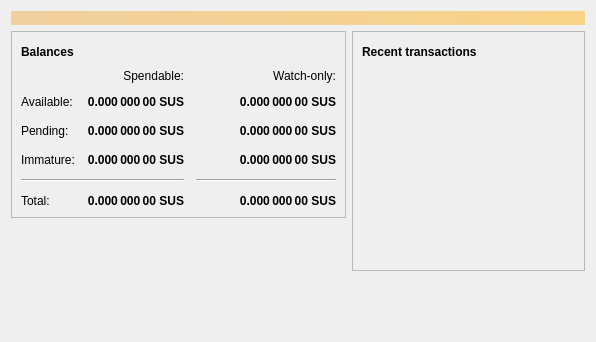
<?xml version="1.0" encoding="UTF-8"?>
<ui version="4.0">
 <class>OverviewPage</class>
 <widget class="QWidget" name="OverviewPage">
  <property name="geometry">
   <rect>
    <x>0</x>
    <y>0</y>
    <width>596</width>
    <height>342</height>
   </rect>
  </property>
  <property name="windowTitle">
   <string>Form</string>
  </property>
  <layout class="QVBoxLayout" name="topLayout">
   <item>
    <widget class="QLabel" name="labelAlerts">
     <property name="visible">
      <bool>false</bool>
     </property>
     <property name="styleSheet">
      <string notr="true">QLabel { background-color: qlineargradient(x1: 0, y1: 0, x2: 1, y2: 0, stop:0 #F0D0A0, stop:1 #F8D488); color:#000000; }</string>
     </property>
     <property name="wordWrap">
      <bool>true</bool>
     </property>
     <property name="margin">
      <number>3</number>
     </property>
     <property name="textInteractionFlags">
      <set>Qt::TextSelectableByMouse</set>
     </property>
    </widget>
   </item>
   <item>
    <layout class="QHBoxLayout" name="horizontalLayout" stretch="1,1">
     <item>
      <layout class="QVBoxLayout" name="verticalLayout_2">
       <item>
        <widget class="QFrame" name="frame">
         <property name="frameShape">
          <enum>QFrame::StyledPanel</enum>
         </property>
         <property name="frameShadow">
          <enum>QFrame::Raised</enum>
         </property>
         <layout class="QVBoxLayout" name="verticalLayout_4">
          <item>
           <layout class="QHBoxLayout" name="horizontalLayout_4">
            <item>
             <widget class="QLabel" name="label_5">
              <property name="font">
               <font>
                <weight>75</weight>
                <bold>true</bold>
               </font>
              </property>
              <property name="text">
               <string>Balances</string>
              </property>
             </widget>
            </item>
            <item>
             <widget class="QPushButton" name="labelWalletStatus">
              <property name="enabled">
               <bool>true</bool>
              </property>
              <property name="maximumSize">
               <size>
                <width>30</width>
                <height>16777215</height>
               </size>
              </property>
              <property name="toolTip">
               <string>The displayed information may be out of date. Your wallet automatically synchronizes with the Suscoin network after a connection is established, but this process has not completed yet.</string>
              </property>
              <property name="text">
               <string/>
              </property>
              <property name="icon">
               <iconset resource="../bitcoin.qrc">
                <normaloff>:/icons/warning</normaloff>
                <disabledoff>:/icons/warning</disabledoff>:/icons/warning</iconset>
              </property>
              <property name="iconSize">
               <size>
                <width>24</width>
                <height>24</height>
               </size>
              </property>
              <property name="flat">
               <bool>true</bool>
              </property>
             </widget>
            </item>
            <item>
             <spacer name="horizontalSpacer_3">
              <property name="orientation">
               <enum>Qt::Horizontal</enum>
              </property>
              <property name="sizeHint" stdset="0">
               <size>
                <width>40</width>
                <height>20</height>
               </size>
              </property>
             </spacer>
            </item>
           </layout>
          </item>
          <item>
           <layout class="QGridLayout" name="gridLayout">
            <property name="spacing">
             <number>12</number>
            </property>
            <item row="2" column="2">
             <widget class="QLabel" name="labelWatchPending">
              <property name="font">
               <font>
                <weight>75</weight>
                <bold>true</bold>
               </font>
              </property>
              <property name="cursor">
               <cursorShape>IBeamCursor</cursorShape>
              </property>
              <property name="toolTip">
               <string>Unconfirmed transactions to watch-only addresses</string>
              </property>
              <property name="text">
               <string notr="true">0.000 000 00 SUS</string>
              </property>
              <property name="alignment">
               <set>Qt::AlignRight|Qt::AlignTrailing|Qt::AlignVCenter</set>
              </property>
              <property name="textInteractionFlags">
               <set>Qt::LinksAccessibleByMouse|Qt::TextSelectableByKeyboard|Qt::TextSelectableByMouse</set>
              </property>
             </widget>
            </item>
            <item row="2" column="1">
             <widget class="QLabel" name="labelUnconfirmed">
              <property name="font">
               <font>
                <weight>75</weight>
                <bold>true</bold>
               </font>
              </property>
              <property name="cursor">
               <cursorShape>IBeamCursor</cursorShape>
              </property>
              <property name="toolTip">
               <string>Total of transactions that have yet to be confirmed, and do not yet count toward the spendable balance</string>
              </property>
              <property name="text">
               <string notr="true">0.000 000 00 SUS</string>
              </property>
              <property name="alignment">
               <set>Qt::AlignRight|Qt::AlignTrailing|Qt::AlignVCenter</set>
              </property>
              <property name="textInteractionFlags">
               <set>Qt::LinksAccessibleByMouse|Qt::TextSelectableByKeyboard|Qt::TextSelectableByMouse</set>
              </property>
             </widget>
            </item>
            <item row="3" column="2">
             <widget class="QLabel" name="labelWatchImmature">
              <property name="font">
               <font>
                <weight>75</weight>
                <bold>true</bold>
               </font>
              </property>
              <property name="cursor">
               <cursorShape>IBeamCursor</cursorShape>
              </property>
              <property name="toolTip">
               <string>Mined balance in watch-only addresses that has not yet matured</string>
              </property>
              <property name="text">
               <string notr="true">0.000 000 00 SUS</string>
              </property>
              <property name="alignment">
               <set>Qt::AlignRight|Qt::AlignTrailing|Qt::AlignVCenter</set>
              </property>
              <property name="textInteractionFlags">
               <set>Qt::LinksAccessibleByMouse|Qt::TextSelectableByKeyboard|Qt::TextSelectableByMouse</set>
              </property>
             </widget>
            </item>
            <item row="4" column="0" colspan="2">
             <widget class="Line" name="line">
              <property name="orientation">
               <enum>Qt::Horizontal</enum>
              </property>
             </widget>
            </item>
            <item row="4" column="2">
             <widget class="Line" name="lineWatchBalance">
              <property name="sizePolicy">
               <sizepolicy hsizetype="Preferred" vsizetype="Fixed">
                <horstretch>0</horstretch>
                <verstretch>0</verstretch>
               </sizepolicy>
              </property>
              <property name="minimumSize">
               <size>
                <width>140</width>
                <height>0</height>
               </size>
              </property>
              <property name="orientation">
               <enum>Qt::Horizontal</enum>
              </property>
             </widget>
            </item>
            <item row="5" column="0">
             <widget class="QLabel" name="labelTotalText">
              <property name="text">
               <string>Total:</string>
              </property>
             </widget>
            </item>
            <item row="3" column="1">
             <widget class="QLabel" name="labelImmature">
              <property name="font">
               <font>
                <weight>75</weight>
                <bold>true</bold>
               </font>
              </property>
              <property name="cursor">
               <cursorShape>IBeamCursor</cursorShape>
              </property>
              <property name="toolTip">
               <string>Mined balance that has not yet matured</string>
              </property>
              <property name="text">
               <string notr="true">0.000 000 00 SUS</string>
              </property>
              <property name="alignment">
               <set>Qt::AlignRight|Qt::AlignTrailing|Qt::AlignVCenter</set>
              </property>
              <property name="textInteractionFlags">
               <set>Qt::LinksAccessibleByMouse|Qt::TextSelectableByKeyboard|Qt::TextSelectableByMouse</set>
              </property>
             </widget>
            </item>
            <item row="2" column="3">
             <spacer name="horizontalSpacer_2">
              <property name="orientation">
               <enum>Qt::Horizontal</enum>
              </property>
              <property name="sizeHint" stdset="0">
               <size>
                <width>40</width>
                <height>20</height>
               </size>
              </property>
             </spacer>
            </item>
            <item row="3" column="0">
             <widget class="QLabel" name="labelImmatureText">
              <property name="text">
               <string>Immature:</string>
              </property>
             </widget>
            </item>
            <item row="5" column="1">
             <widget class="QLabel" name="labelTotal">
              <property name="font">
               <font>
                <weight>75</weight>
                <bold>true</bold>
               </font>
              </property>
              <property name="cursor">
               <cursorShape>IBeamCursor</cursorShape>
              </property>
              <property name="toolTip">
               <string>Your current total balance</string>
              </property>
              <property name="text">
               <string notr="true">0.000 000 00 SUS</string>
              </property>
              <property name="alignment">
               <set>Qt::AlignRight|Qt::AlignTrailing|Qt::AlignVCenter</set>
              </property>
              <property name="textInteractionFlags">
               <set>Qt::LinksAccessibleByMouse|Qt::TextSelectableByKeyboard|Qt::TextSelectableByMouse</set>
              </property>
             </widget>
            </item>
            <item row="5" column="2">
             <widget class="QLabel" name="labelWatchTotal">
              <property name="font">
               <font>
                <weight>75</weight>
                <bold>true</bold>
               </font>
              </property>
              <property name="cursor">
               <cursorShape>IBeamCursor</cursorShape>
              </property>
              <property name="toolTip">
               <string>Current total balance in watch-only addresses</string>
              </property>
              <property name="text">
               <string notr="true">0.000 000 00 SUS</string>
              </property>
              <property name="alignment">
               <set>Qt::AlignRight|Qt::AlignTrailing|Qt::AlignVCenter</set>
              </property>
              <property name="textInteractionFlags">
               <set>Qt::LinksAccessibleByMouse|Qt::TextSelectableByKeyboard|Qt::TextSelectableByMouse</set>
              </property>
             </widget>
            </item>
            <item row="0" column="2">
             <widget class="QLabel" name="labelWatchonly">
              <property name="text">
               <string>Watch-only:</string>
              </property>
              <property name="alignment">
               <set>Qt::AlignRight|Qt::AlignTrailing|Qt::AlignVCenter</set>
              </property>
             </widget>
            </item>
            <item row="1" column="0">
             <widget class="QLabel" name="labelBalanceText">
              <property name="text">
               <string>Available:</string>
              </property>
             </widget>
            </item>
            <item row="1" column="1">
             <widget class="QLabel" name="labelBalance">
              <property name="font">
               <font>
                <weight>75</weight>
                <bold>true</bold>
               </font>
              </property>
              <property name="cursor">
               <cursorShape>IBeamCursor</cursorShape>
              </property>
              <property name="toolTip">
               <string>Your current spendable balance</string>
              </property>
              <property name="text">
               <string notr="true">0.000 000 00 SUS</string>
              </property>
              <property name="alignment">
               <set>Qt::AlignRight|Qt::AlignTrailing|Qt::AlignVCenter</set>
              </property>
              <property name="textInteractionFlags">
               <set>Qt::LinksAccessibleByMouse|Qt::TextSelectableByKeyboard|Qt::TextSelectableByMouse</set>
              </property>
             </widget>
            </item>
            <item row="1" column="2">
             <widget class="QLabel" name="labelWatchAvailable">
              <property name="font">
               <font>
                <weight>75</weight>
                <bold>true</bold>
               </font>
              </property>
              <property name="cursor">
               <cursorShape>IBeamCursor</cursorShape>
              </property>
              <property name="toolTip">
               <string>Your current balance in watch-only addresses</string>
              </property>
              <property name="text">
               <string notr="true">0.000 000 00 SUS</string>
              </property>
              <property name="alignment">
               <set>Qt::AlignRight|Qt::AlignTrailing|Qt::AlignVCenter</set>
              </property>
              <property name="textInteractionFlags">
               <set>Qt::LinksAccessibleByMouse|Qt::TextSelectableByKeyboard|Qt::TextSelectableByMouse</set>
              </property>
             </widget>
            </item>
            <item row="2" column="0">
             <widget class="QLabel" name="labelPendingText">
              <property name="text">
               <string>Pending:</string>
              </property>
             </widget>
            </item>
            <item row="0" column="1">
             <widget class="QLabel" name="labelSpendable">
              <property name="text">
               <string>Spendable:</string>
              </property>
              <property name="alignment">
               <set>Qt::AlignRight|Qt::AlignTrailing|Qt::AlignVCenter</set>
              </property>
             </widget>
            </item>
           </layout>
          </item>
         </layout>
        </widget>
       </item>
       <item>
        <spacer name="verticalSpacer">
         <property name="orientation">
          <enum>Qt::Vertical</enum>
         </property>
         <property name="sizeHint" stdset="0">
          <size>
           <width>20</width>
           <height>40</height>
          </size>
         </property>
        </spacer>
       </item>
      </layout>
     </item>
     <item>
      <layout class="QVBoxLayout" name="verticalLayout_3">
       <item>
        <widget class="QFrame" name="frame_2">
         <property name="frameShape">
          <enum>QFrame::StyledPanel</enum>
         </property>
         <property name="frameShadow">
          <enum>QFrame::Raised</enum>
         </property>
         <layout class="QVBoxLayout" name="verticalLayout">
          <item>
           <layout class="QHBoxLayout" name="horizontalLayout_2">
            <item>
             <widget class="QLabel" name="label_4">
              <property name="font">
               <font>
                <weight>75</weight>
                <bold>true</bold>
               </font>
              </property>
              <property name="text">
               <string>Recent transactions</string>
              </property>
             </widget>
            </item>
            <item>
             <widget class="QPushButton" name="labelTransactionsStatus">
              <property name="enabled">
               <bool>true</bool>
              </property>
              <property name="maximumSize">
               <size>
                <width>30</width>
                <height>16777215</height>
               </size>
              </property>
              <property name="toolTip">
               <string>The displayed information may be out of date. Your wallet automatically synchronizes with the Suscoin network after a connection is established, but this process has not completed yet.</string>
              </property>
              <property name="text">
               <string/>
              </property>
              <property name="icon">
               <iconset resource="../bitcoin.qrc">
                <normaloff>:/icons/warning</normaloff>
                <disabledoff>:/icons/warning</disabledoff>:/icons/warning</iconset>
              </property>
              <property name="iconSize">
               <size>
                <width>24</width>
                <height>24</height>
               </size>
              </property>
              <property name="flat">
               <bool>true</bool>
              </property>
             </widget>
            </item>
            <item>
             <spacer name="horizontalSpacer">
              <property name="orientation">
               <enum>Qt::Horizontal</enum>
              </property>
              <property name="sizeHint" stdset="0">
               <size>
                <width>40</width>
                <height>20</height>
               </size>
              </property>
             </spacer>
            </item>
           </layout>
          </item>
          <item>
           <widget class="QListView" name="listTransactions">
            <property name="styleSheet">
             <string notr="true">QListView { background: transparent; }</string>
            </property>
            <property name="frameShape">
             <enum>QFrame::NoFrame</enum>
            </property>
            <property name="verticalScrollBarPolicy">
             <enum>Qt::ScrollBarAlwaysOff</enum>
            </property>
            <property name="horizontalScrollBarPolicy">
             <enum>Qt::ScrollBarAlwaysOff</enum>
            </property>
            <property name="selectionMode">
             <enum>QAbstractItemView::NoSelection</enum>
            </property>
           </widget>
          </item>
         </layout>
        </widget>
       </item>
       <item>
        <spacer name="verticalSpacer_2">
         <property name="orientation">
          <enum>Qt::Vertical</enum>
         </property>
         <property name="sizeHint" stdset="0">
          <size>
           <width>20</width>
           <height>40</height>
          </size>
         </property>
        </spacer>
       </item>
      </layout>
     </item>
    </layout>
   </item>
  </layout>
 </widget>
 <resources/>
 <connections/>
</ui>
